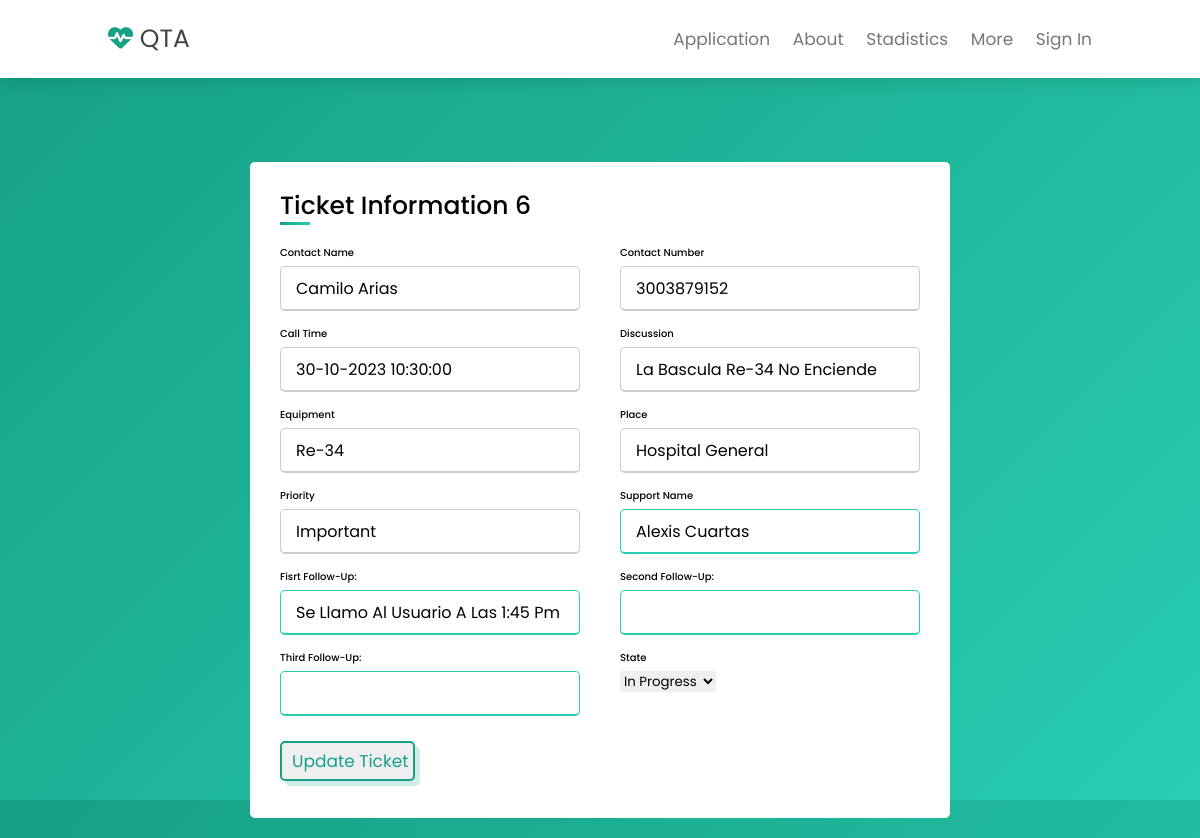
Page /mainscreen/more_info/6/ on the committed database.
### qta/models.py (models this page shows)
class Ticket(models.Model):
    ticket_number = models.CharField(max_length=20)
    call_time = models.DateTimeField()
    priority = models.CharField(max_length=20)
    discussion = models.CharField(max_length=100)
    state = models.CharField(max_length=20)
    place = models.CharField(max_length=20)
    equipment = models.CharField(max_length=20)
    contact_number = models.CharField(max_length=20)
    contact_name = models.CharField(max_length=20)
    Support_name = models.CharField(max_length=20, default="")
    first_follow_up = models.CharField(max_length=500, default="")
    second_follow_up = models.CharField(max_length=500, default="")
    third_follow_up = models.CharField(max_length=500, default="")
    id_unico = models.IntegerField(primary_key=True)
    time_finish = models.DateTimeField(default=datetime(1, 1, 1, 0, 0, 0))

### qta/views.py (the view, shortened to what this page needs)
# urls.py: path('mainscreen/more_info/<int:id_unico>/',more_info, name='more_info'),
def more_info(request, id_unico):
    ticket = get_object_or_404(Ticket, id_unico=id_unico)
    return render(request, 'more_info.html', {'ticket': ticket})

### qta/templates/more_info.html (shortened to what this page needs)
<!DOCTYPE html>
<html lang="en">
<head>
    <link rel="stylesheet" href="https://cdnjs.cloudflare.com/ajax/libs/font-awesome/6.4.2/css/all.min.css">
</head>
<body>
    <header class="header">
        <a href={% url 'home' %} class="logo"><i class="fas fa-heartbeat"></i> QTA</a>
        <nav class="navbar">
            <a class="nav-link" href={% url 'mainscreen' %}>Application</a>
            <a class="nav-link" href={% url 'about' %}>About</a>
            <a class="nav-link" href={% url 'stadistics' %}>Stadistics</a>
            <a class="nav-link" href="#">More</a>
            {% if request.user.is_authenticated %}
            <a class="nav-link" href={% url "exit" %}>Sign out</a>
            {% else %}
            <a class="nav-link" href={% url "login" %} >Sign in</a>
            {% endif %}
        </nav>
    </header>
    <section class="Formulario">
      <div class="container">
        <div class="title">Ticket information {{ ticket.id_unico }}</div>
        <form actions="" method='post'>
            <div class="user-details">
                <div class="input-box">
                    <span class="details">Contact Name</span>
                    <input type="text" id="contact_name" name="contact_name" value="{{ ticket.contact_name }}" readonly>
                </div>
                <div class="input-box">
                    <span class="details">Contact Number</span>
                    <input type="text" id="contact_number" name="contact_number" value="{{ ticket.contact_number }}" readonly>
                </div>
                <div class="input-box">
                    <span class="details">Call Time</span>
                    <input type="text" id="call_time" name="call_time" value="{{ ticket.call_time | date:'d-m-Y H:i:s' }}" readonly>
                </div>
                <div class="input-box">
                    <span class="details">Discussion</span>
                    <input type="text" id="discussion" name="discussion" value="{{ ticket.discussion }}" readonly>
                </div>
                <div class="input-box">
                    <span class="details">Equipment</span>
                    <input type="text" id="equipment" name="equipment" value="{{ ticket.equipment }}" readonly>
                </div>
                <div class="input-box">
                    <span class="details">Place</span>
                    <input type="text" id="place" name="place" value="{{ ticket.place }}" readonly>
                </div>
                <div class="input-box">
                    <span class="details">Priority</span>
                    <input type="text" id="priority" name="priority" value="{{ ticket.priority }}" readonly>
                </div>
                <div class="input-box">
                    <span class="details">Support name</span>
                    <input type="text" id="Support_name" name="Support_name" value="{{ ticket.Support_name }}" >
                </div>
                <div class="input-box">
                    <span class="details">Fisrt Follow-up: </span>
                    <input type="text" id="first_follow_up" name="first_follow_up" value="{{ ticket.first_follow_up }}">
                </div>
                <div class="input-box">
                    <span class="details">Second Follow-up: </span>
                    <input type="text" id="second_follow_up" name="second_follow_up" value="{{ ticket.second_follow_up }}">
                </div>
                <div class="input-box">
                    <span class="details">Third Follow-up: </span>
                    <input type="text" id="third_follow_up" name="third_follow_up" value="{{ ticket.third_follow_up }}">
                </div>
                <div class="input-box">
                    <span class="details">State</span>
                    <select class="form-select form-select-sm" aria-label="Small select example" type="text" id="campo5" name="state" required>
                        <option selected>{{ticket.state}}</option>
                      </select>
                </div>
            <div class="pt-1 mb-4">
                <button type='submit' class="btn btn-dark btn-lg btn-block">Update Ticket</button>
             </div>
        </form>
      </div>
    </section>
</body>
</html>

### qta/templates/more_info.html (style rules this page uses)
:root { --green: #16a085; --black: #444; --light-color: #777; --box-shadow:.5rem .5rem 0 rgba(22, 160, 133, .2); --text-shadow:.4rem .4rem 0 rgba(0, 0, 0, .2); --border:.2rem solid var(--green); }
* { font-family: 'Poppins', sans-serif; margin: 0; padding: 0; box-sizing: border-box; outline: none; border: none; text-transform: capitalize; transition: all .2s ease-out; text-decoration: none; }
section { padding: 2rem 9%; }
section:nth-child(even) { background: transparent; }
.btn { display: inline-block; margin-top: 1rem; padding: .5rem; padding-left: 1rem; border: var(--border); border-radius: .5rem; box-shadow: var(--box-shadow); color: var(--green); cursor: pointer; font-size: 1.7rem; }
html { font-size: 62.5%; overflow-x: hidden; scroll-padding-top: 7rem; scroll-behavior: smooth; }
.header { padding: 2rem 9%; position: fixed; top: 0; left: 0; right: 0; z-index: 1000; box-shadow: 0 .5rem 1.5rem rgba(0, 0, 0, .1); display: flex; align-items: center; justify-content: space-between; background: #fff; }
.header .logo { font-size: 2.5rem; color: var(--black); }
.header .logo i { color: var(--green); }
.header .navbar a { font-size: 1.7rem; color: var(--light-color); margin-left: 2rem }
body { display: flex; height: 100vh; justify-content: center; align-items: center; padding: 10px; background: linear-gradient(135deg, #16a085, #29cdb2); }
.Formulario { margin-top: 18rem; }
.container { max-width: 700px; width: 100%; background: #fff; padding: 25px 30px; border-radius: 5px; }
.container .title { font-size: 25px; font-weight: 500; position: relative; }
.container .title::before { content: ''; position: absolute; left: 0; bottom: 0; height: 3px; width: 30px; background: linear-gradient(135deg, #16a085, #29cdb2); }
.container form .user-details { display: flex; flex-wrap: wrap; justify-content: space-between; margin: 20px 0 12px 0; }
form .user-details .input-box { margin-bottom: 15px; width: calc(100% / 2 - 20px); }
.user-details .input-box .details { display: block; font-weight: 500; margin-bottom: 5px; }
.user-details .input-box input { height: 45px; width: 100%; outline: none; border-radius: 5px; border: 1px solid #ccc; padding-left: 15px; font-size: 16px; border-bottom-width: 2px; transition: all 0.3s ease; }
.user-details .input-box input:focus, .user-details .input-box input:valid { border-color: #29cdb2; }

### rows in the picture
Ticket: id_unico "6", contact_name "Camilo Arias", contact_number "3003879152", call_time "30-10-2023 10:30:00", discussion "La bascula re-34 no enciende", equipment "re-34", place "Hospital General", priority "Important", Support_name "Alexis Cuartas", first_follow_up "Se llamo al usuario a las 1:45 pm", state "In progress"
